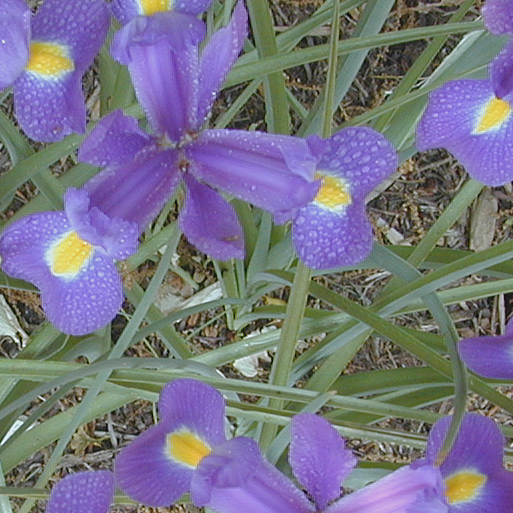
%> input picture Iris.tif, 513 x 513 px
$ octave --eval "result = sift_mark(rgb2gray(imread('Iris.tif')));"   (GNU Octave 9; MATLAB toolbox functions it lacks are replaced by stand-ins)
%> lines starting %> are read from the running program, lines starting %| are printed output that depends on the picture
### setglobal.m
global base_sigma;
base_sigma=1.6;
global layer_para;
layer_para=3;%larger than 3
global max_interp_steps;
max_interp_steps=5;
% number of bins in histogram
global ori_hist_bins
ori_hist_bins = 36;

% orientation magnitude relative to max that results in new feature
global ori_peak_ratio
ori_peak_ratio = 0.8;
% 特征点对比度阈值
global contr_thr;
contr_thr = 0.03;
% 边缘筛选阈值
global curv_thr;
curv_thr = 5;d
%> (this line was passed over: d is not available in this run)

### sift_mark.m
function [descrs,locs] = sift_mark(input)
%UNTITLED3 此处显示有关此函数的摘要
%   此处显示详细说明
%input=im2double(imread('lena.bmp'));
%input=rgb2gray(im2double(imread('Iris.tif')));
%only gray images
%input=imrotate(imresize(input,0.8),60,'bilinear','crop');
setglobal();
global base_sigma;
global layer_para;
scale_para=5;


%% 构建Gaussian_pyr DOG_pyr
sigma_rate_k=2^(1/layer_para);
sigma_matrix=zeros(scale_para,layer_para+3);
for octave=1:scale_para
    for layer=1:layer_para+3
        sigma_matrix(octave,layer)=base_sigma.*2^(octave-1)*sigma_rate_k^(layer-1);
    end
end
%sigma矩阵构建完成
image_bundle=cell(1,scale_para);
image_bundle{1}=imresize(input,2);
Gaussian_pyr=cell(1,scale_para);
DOG_pyr=cell(1,scale_para);

for octave=1:scale_para
    image_scale=image_bundle{octave};
    gauss_bundle=zeros([size(image_scale),layer_para+3]);
    gauss_bundle(:,:,1)=image_scale;
    for i=2:layer_para+3
        gauss_bundle(:,:,i)=imgaussfilt(image_scale,sigma_matrix(octave,i));%高斯滤波
    end
    DOG_pyr{octave}=gauss_bundle(:,:,1:layer_para+2)-gauss_bundle(:,:,2:layer_para+3);%差分
    Gaussian_pyr{octave}=gauss_bundle;
    image_bundle{octave+1}=imresize(gauss_bundle(:,:,layer_para+1),0.5);%根据上一个octave的倒数第三张图下采样
end
%> this loop made 5 passes
%> pass 1, in sift_mark, `image_scale=image_bundle{octave};`:
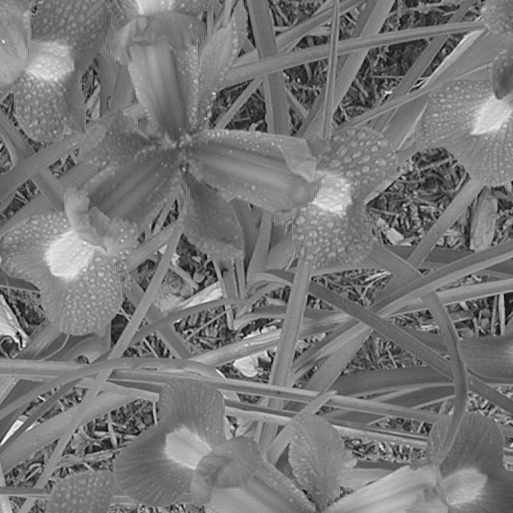
%> image_scale: size 1026x1026 uint8 (shown at 1/2 size); min 0, max 255, mean 119.5
%> pass 2, in sift_mark, `image_scale=image_bundle{octave};`:
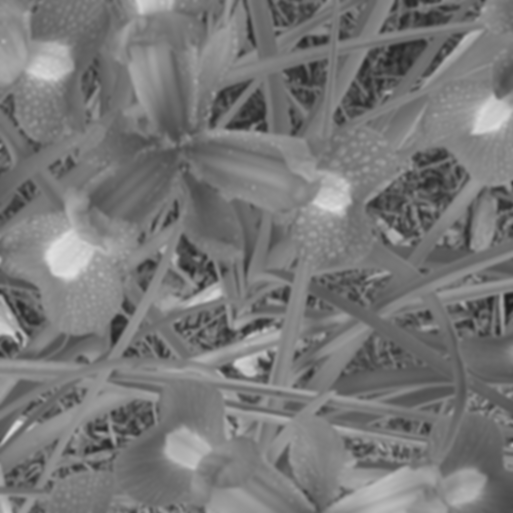
%> image_scale: size 513x513 double; min 29.94, max 222.1, mean 119.5
%> pass 3, in sift_mark, `image_scale=image_bundle{octave};`:
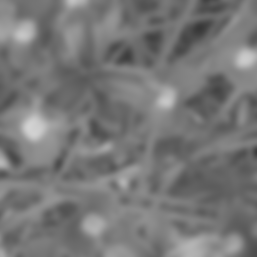
%> image_scale: size 257x257 double; min 55.83, max 211, mean 119.5
%> after the loop, DOG_pyr = 5 items; Gaussian_pyr = 5 items; image_bundle = 6 items
%DOG构建完成


%% 关键点的精确定位
% 忽略图像边缘的点
img_border = 5;
% 特征点对比度阈值
contr_thr = 0.02;
% high threshold on feature ratio of principal curvatures
curv_thr = 5;
prelim_contr_thr = 0.5*contr_thr;
global extreme_array
extreme_array = struct('x',0,'y',0,'octv',0,'layer',0,'x_hat',[0,0,0],'scl_octv',0);
extreme_index = 1;
for i = 1:scale_para
    dog_imgs = DOG_pyr{i};
    [height, width] = size(dog_imgs(:,:,1));
    % find extrema in middle intvls
    for j = 2:layer_para+1
        dog_img = dog_imgs(:,:,j);
        for x = img_border+1:height-img_border
            for y = img_border+1:width-img_border
                % preliminary check on contrast
                if(abs(dog_img(x,y)) > prelim_contr_thr)%如果最大/最小值小于阈值一半，那么对比度一定不到阈值
                    % check 26 neighboring pixels
                        value = dog_imgs(x,y,j);
                        block = dog_imgs(x-1:x+1,y-1:y+1,j-1:j+1);
                        if ( value > 0 && value == max(block(:)) )
                            flag_MAXorMIN = 1;
                        elseif ( value == min(block(:)) )
                            flag_MAXorMIN = 1;
                        else
                            flag_MAXorMIN = 0;
                        end
                    if(flag_MAXorMIN)
                        extreme = interpLocation(dog_imgs,height,width,i,j,x,y,img_border,contr_thr);
                        if(~isempty(extreme))
                            if(~isEdgeLike(dog_img,extreme.x,extreme.y,curv_thr))
                                 extreme_array(extreme_index) = extreme;
                                 extreme_index = extreme_index + 1;
                            end
                        end
                    end
                end
            end
        end
    end
end
%> this loop made 1 pass
%> (height, width) on pass 1: (1026, 1026)

%% Orientation Assignment
% number of detected points
n = size(extreme_array,2);
% determines gaussian sigma for orientation assignment
ori_sig_factr = 1.5;
% number of bins in histogram
ori_hist_bins = 36;
% array of feature
global features
features = struct('extreme_index',0,'x',0,'y',0,'scl',0,'ori',0,'descr',[],'weight',0);
feat_index = 1;
for i = 1:n
    extreme = extreme_array(i);
    ori_sigma = ori_sig_factr * extreme.scl_octv;
    % generate a histogram for the gradient distribution around a keypoint
    hist = oriHist(Gaussian_pyr{extreme.octv}(:,:,extreme.layer),extreme.x,extreme.y,ori_hist_bins,round(3*ori_sigma),ori_sigma);
    for j = 1:2
        smoothOriHist(hist,ori_hist_bins);
    end
    % generate feature from extreme and orientation hist peak
    % add orientations greater than or equal to 80% of the largest orientation magnitude
    feat_index = addOriFeatures(i,feat_index,extreme,hist);
end
%% 描述子
% number of features
n = size(features,2);
% width of 2d array of orientation histograms
descr_hist_d = 4;
% bins per orientation histogram
descr_hist_obins = 8;
% threshold on magnitude of elements of descriptor vector
descr_mag_thr = 0.2;
descr_length = descr_hist_d*descr_hist_d*descr_hist_obins;
local_features = features;
local_ddata_array = extreme_array;
for feat_index = 1:n
    feat = local_features(feat_index);
    extreme = local_ddata_array(feat.extreme_index);
    gauss_img = Gaussian_pyr{extreme.octv}(:,:,extreme.layer);
% computes the 2D array of orientation histograms that form the feature descriptor
    hist_width = 3*extreme.scl_octv;
    radius = round( hist_width * (descr_hist_d + 1) * sqrt(2) / 2 );
    feat_ori = feat.ori;
    ddata_x = extreme.x;
    ddata_y = extreme.y;
    hist = zeros(1,descr_length);
    for i = -radius:radius
        for j = -radius:radius
            j_rot = j*cos(feat_ori) - i*sin(feat_ori);
            i_rot = j*sin(feat_ori) + i*cos(feat_ori);
            r_bin = i_rot/hist_width + descr_hist_d/2 - 0.5;
            c_bin = j_rot/hist_width + descr_hist_d/2 - 0.5;
            if (r_bin > -1 && r_bin < descr_hist_d && c_bin > -1 && c_bin < descr_hist_d)
                mag_ori = calcGrad(gauss_img,ddata_x+i,ddata_y+j);
                if (mag_ori(1) ~= -1)
                    ori = mag_ori(2);
                    ori = ori - feat_ori;
                    ori=mod(ori,2*pi);
                    o_bin = ori * descr_hist_obins / (2*pi);
                    w = exp( -(j_rot*j_rot+i_rot*i_rot) / (2*(0.5*descr_hist_d*hist_width)^2) );
                    hist = interpHistEntry(hist,r_bin,c_bin,o_bin,mag_ori(1)*w,descr_hist_d,descr_hist_obins);
                end
            end
        end
    end
    local_features(feat_index) = hist2Descr(feat,hist,descr_mag_thr);
end
% sort the descriptors by descending scale order
features_scl = [local_features.scl];
[~,features_order] = sort(features_scl,'descend');
% return descriptors and locations
descrs = zeros(n,descr_length);
weights=zeros(n,1);
locs = zeros(n,2);
for i = 1:n
    weights(i,:) = local_features(features_order(i)).weight;
    descrs(i,:) = local_features(features_order(i)).descr;
    locs(i,2) = local_features(features_order(i)).x;
    locs(i,1) = local_features(features_order(i)).y;
end


%% 在图上标出
figure;
imshow(input);
viscircles(locs,weights*10,'LineWidth',1);
hold on
%annotation('arrow',round(locs(1,:)),round(locs(1,:)+[weights(1).*cos(features(1).ori),weights(1).*sin(features(1).ori)]));

quiver(locs(:,1),locs(:,2),weights.*cos([features.ori]'),weights.*sin([features.ori]'))
end
%> (the run ends here)
